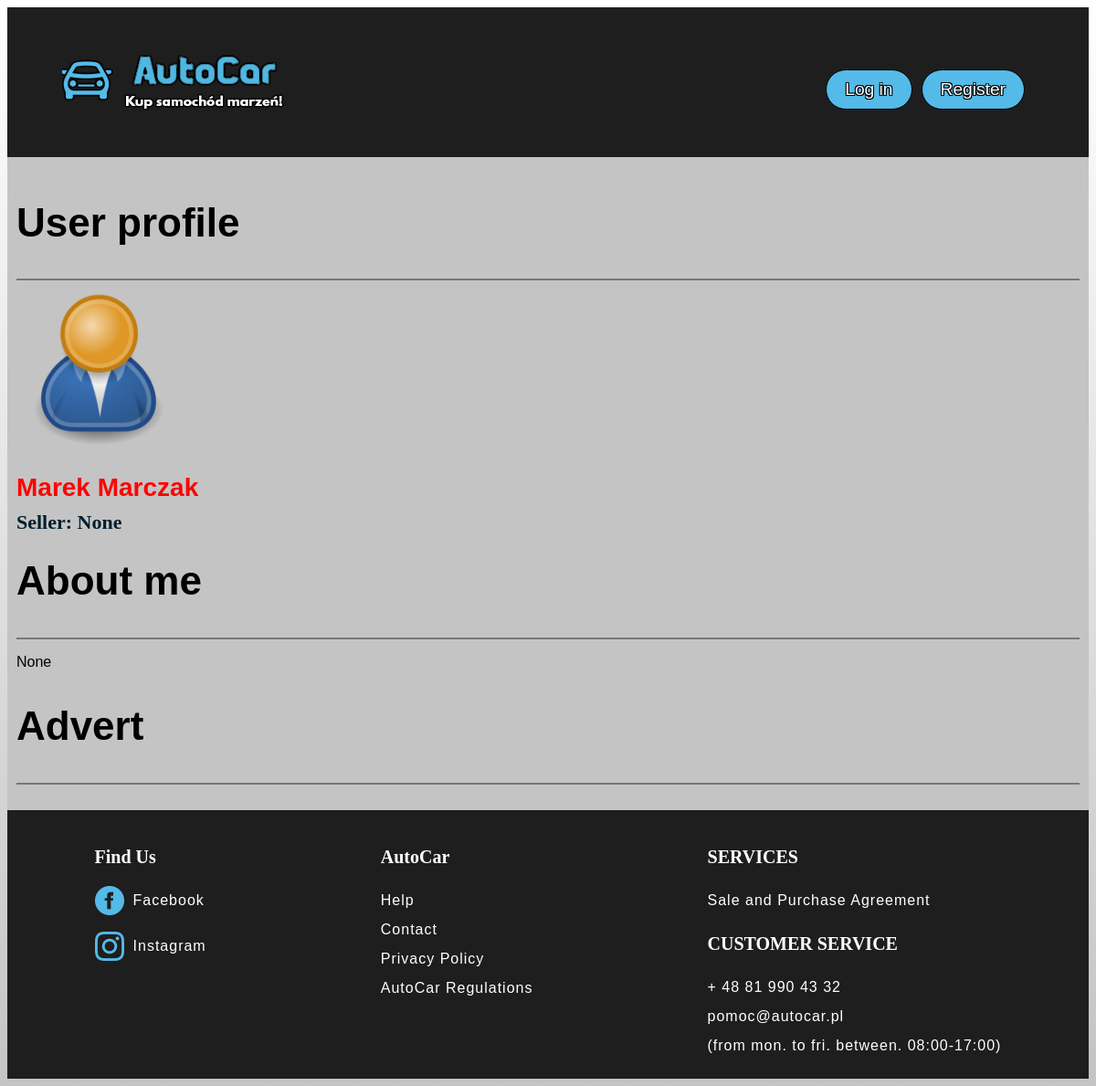
Page /profile/0d8a213e-e702-481d-ad41-f1a657911830/ on the earlier database version.
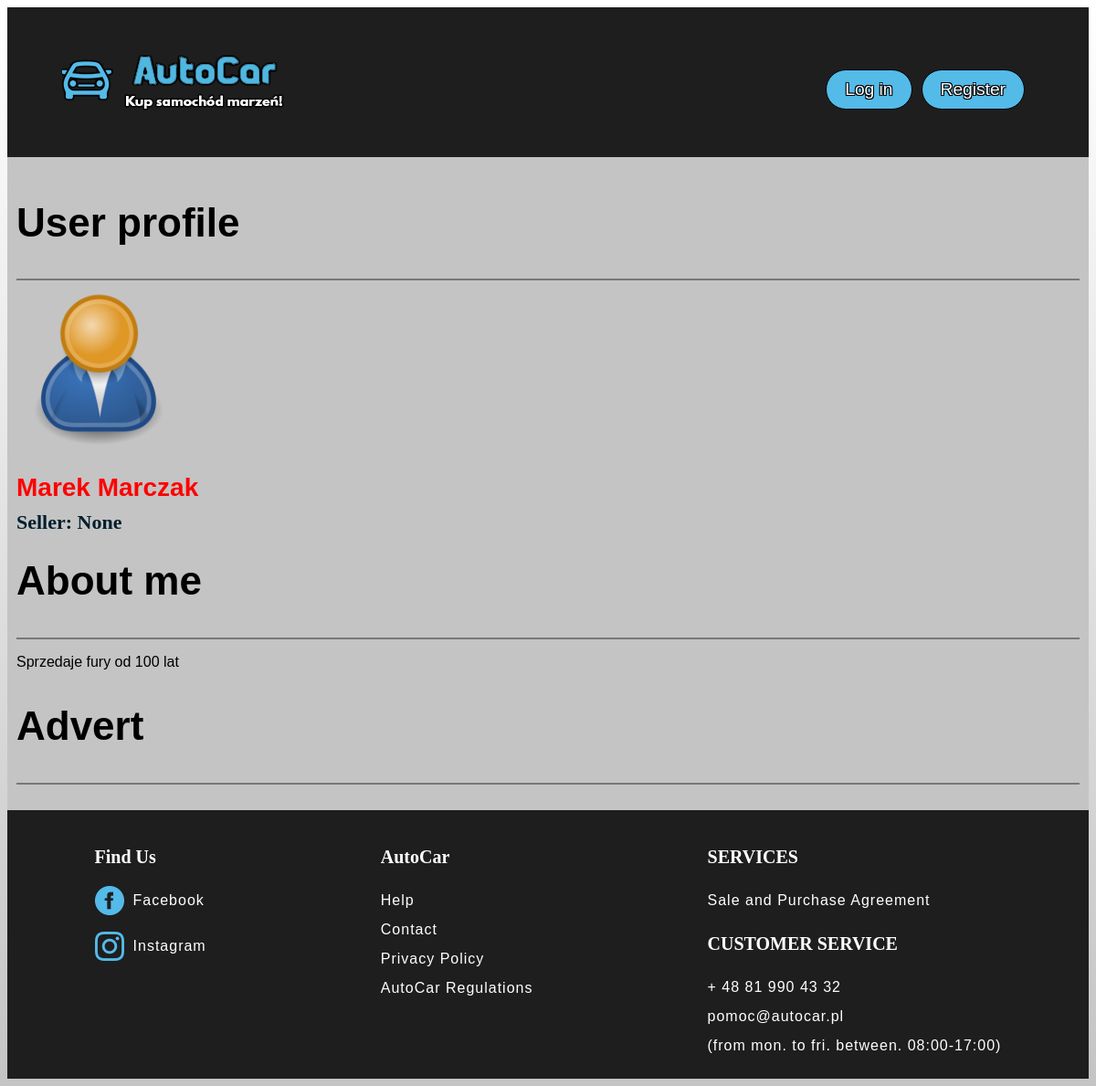
Same page on the later database version.
### users/models.py (models this page shows, shortened)
class Profile(models.Model):
    SELLER = [
        ('All','All'),
        ('Dealer','Dealer'),
        ('Private','Private'),
    ]
    user = models.OneToOneField(
        User, on_delete=models.CASCADE, null=True, blank=True)
    name = models.CharField(max_length=200, null=True, blank=True)
    email = models.EmailField(max_length=500, blank=True, null=True)
    username = models.CharField(max_length=200, null=True, blank=True)
    location_city = models.CharField(max_length=50, null=True, blank=False)
    location_country = models.CharField(max_length=50, null=True, blank=False)
    short_intro = models.CharField(max_length=200, null=True, blank=True)
    seller = models.CharField(max_length=200, null=True, blank=False, choices=SELLER)
    bio = models.TextField(null=True, blank=True)
    profile_image = models.ImageField(
        null=True, blank=True, upload_to='profiles/', default='profiles/user-default.png')
    created = models.DateTimeField(auto_now_add=True)
    id = models.UUIDField(default=uuid.uuid4, unique=True,
                          primary_key=True, editable=False)

### users/views.py (the view)
# urls.py: path('profile/<str:pk>/', views.profile, name="profile"),
def profile(request, pk):
    page = 'profile'
    profile = Profile.objects.get(id=pk)
    context = {'profile': profile, 'page': page}
    return render(request, 'users/profile.html', context)

### users/templates/users/profile.html (shortened to what this page needs)
{% extends 'main.html' %}
{% load static %}
{% block content %}
<main>
  <section class="main">
      <h1>User profile</h1>
      <hr>
      <div class="main-profile">
          <img class="profile-picture circle" src="{{profile.profile_image.url}}" />
          <h1 class="nickname-profile">{{profile.name}}</h1>
          <h1 class="seller-profile">Seller: {{profile.seller}}</h1>
      </div>
      <h1>About me</h1>
      <hr>
      <div class="description-profile">
          <p>{{profile.bio}}</p>
      </div>
      <h1>Advert</h1>
      <hr>
  </section>
{% endblock %}

Differences in the rows shown:
changed Profile "Marek Marczak": bio "None" → "Sprzedaje fury od 100 lat"
